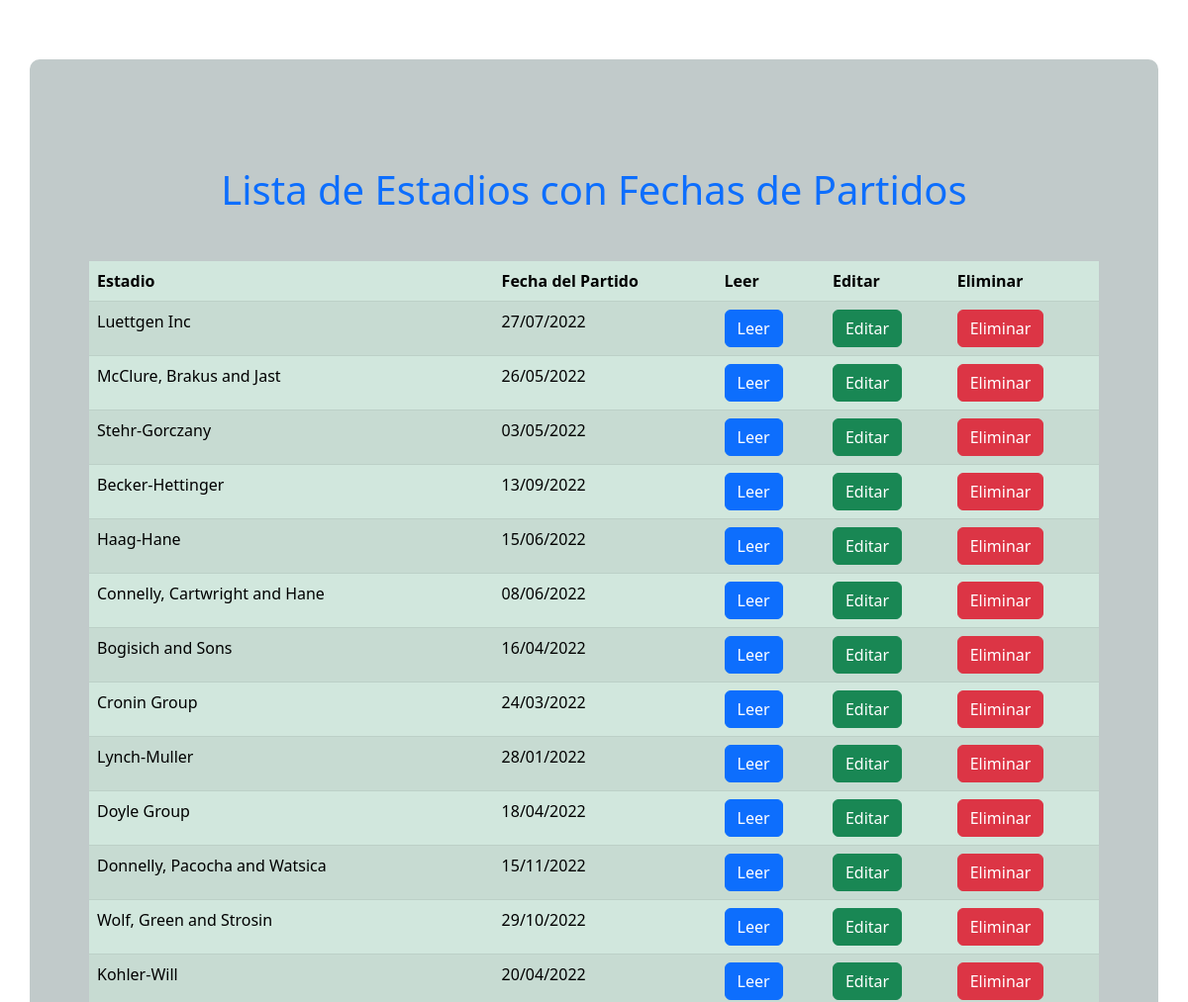
Before: / (upper part) with the older database file.
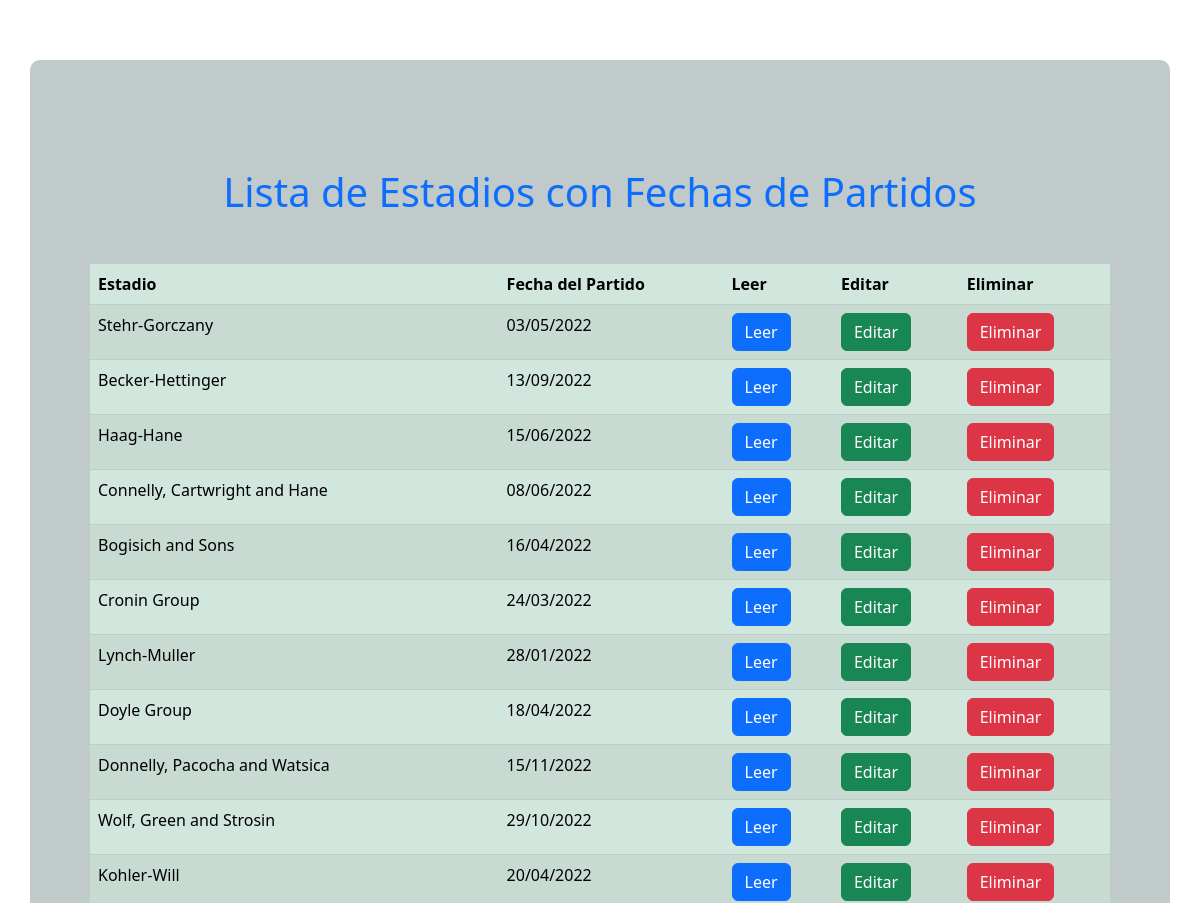
After: the same page with the newer database file.
### models/models.py (models this page shows, shortened)
class Partido(db.Model):
    __tablename__ = 'partidos' # nombre de la tabla
    id = db.Column(db.Integer, primary_key=True)
    estadio = db.Column(db.String(50), nullable=False)
    fecha = db.Column(db.String(10), nullable=False)
    clubA = db.Column(db.String(25), nullable=False)
    clubB = db.Column(db.String(25), nullable=False)
    resultado = db.Column(db.String(3), nullable=False)

### app.py (the view)
@app.route('/')
def index():
    partido = Partido.query.all()
    return render_template('index.html', partidos=partido)

### templates/index.html (shortened to what this page needs)
{% extends 'layout.html' %}
{% block main %}
    <h1 class="text-center mt-5 mb-5 text-primary">Lista de Estadios con Fechas de Partidos</h1>
    <table class="table table-success table-striped">
        <thead>
        <tr>
            <th>Estadio</th>
            <th>Fecha del Partido</th>
            <th>Leer</th>
            <th>Editar</th>
            <th>Eliminar</th>
        </tr>
        </thead>
        <tbody>
        {% for partido in partidos %}
        <tr>
            <td>{{ partido.estadio }}</td>
            <td>{{ partido.fecha }}</td>
            <td>
                <a class="btn btn-primary" href="/read/{{ partido.id }}">Leer</a>
            </td>
            <td>
                <a class="btn btn-success" href="/edit/{{ partido.id }}">Editar</a>
            </td>
            <td>
                <a class="btn btn-danger" href="/delete/{{ partido.id }}">Eliminar</a>
            </td>
        </tr>
        {% endfor %}
        </tbody>
    </table>
{% endblock main %}

### templates/layout.html (shortened to what this page needs)
<!DOCTYPE html>
<html-- lang="en">
<head>
    <link rel="stylesheet" href="static/css/style.css">
    <link href="https://cdn.jsdelivr.net/npm/bootstrap@5.2.3/dist/css/bootstrap.min.css" rel="stylesheet">
    <link rel="stylesheet" href="static/css/style.css">
</head>
<body>
   <div class="container">
   {% block main %}
   {% endblock main %}
   </div>
</body>
</html

### static/css/style.css (style rules this page uses)
.container { background-color: rgb(193, 202, 202); margin-top: 5%; padding: 60px; border: 10px; border-radius: 10px; }

Changed rows visible on the page:
removed Partido: estadio "Luettgen Inc", fecha "27/07/2022"
removed Partido: estadio "McClure, Brakus and Jast", fecha "26/05/2022"
